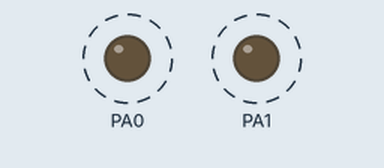
Recording of a program running on a simulated ATmega32, built with avr-gcc and emulated at 1 MHz. Shown: output pins drawn as LEDs (lit = HIGH). Dashed ring = blinking.

Above: at 0.05 s.
Timing chart, 0 to 4.7 s (numbered marks = the images above):
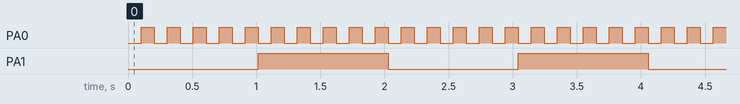

The program:

main.c
```c
#define F_CPU 1000000		// Ustawiam czêstotliwo æ na tê z labolatorium
#include <avr/io.h>		// Do³¹czam potrzebne biblioteki
#include <avr/interrupt.h>

volatile char number = 1;	// Inicjalizujê licznik cykli timera

ISR (TIMER0_COMP_vect) {    // Przerwanie TIMER0 co 100ms
	PORTA ^= 0x01;			// Migam LED0 co 100 milisekund
	if(number == 10)			// Odliczam 10 kolejnych cykli timera
	{
		PORTA ^= 0x02;		// Migam LED1 co 1 sekundê
		number = 1;
	}
	else
	{
		number++;				// Odliczam kolejny cykl
	}
}

int main(void)
{
	DDRA = 0x03;	// Ustawiam pin 0 i 1 PORTA jako wyjscie

	OCR0 = 98;      // ustawienie momentu przerwania na 98 (oko³o 0,1s)

    TIMSK |= 0x02;  // w³¹czenie przerwania TIMER0

	//	W³¹czam timer 0 w trybie CTC z preskalerem 1/1024
	TCCR0 |= 1 << WGM01 | 1 << CS02 | 1 << CS00;

	sei();                        // w³¹czam obs³ugê przerwañ


	while (1)
	{
		asm volatile("nop");
	}
}
```

Measured:
- by itself, PA0: alternates HIGH for 0.10 s and LOW for 0.10 s
- by itself, PA1: alternates HIGH for 1.0 s and LOW for 1.0 s
